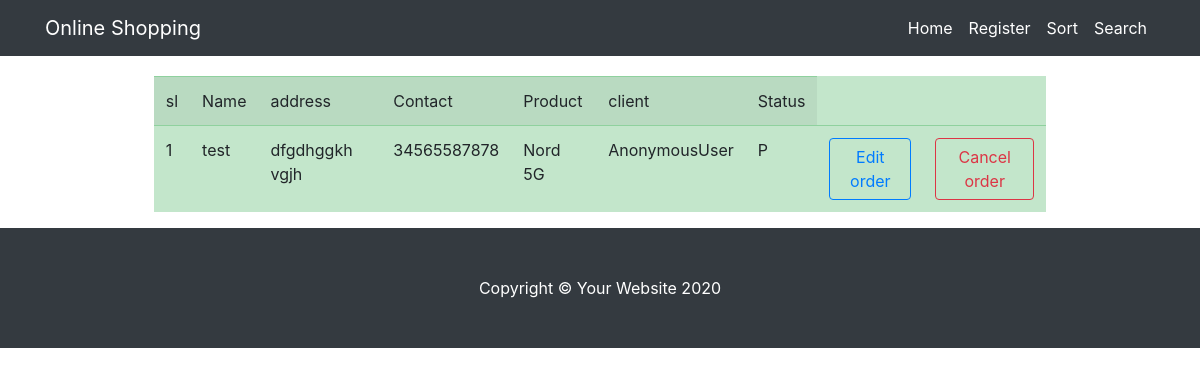
/mobileapp/vieworder, run on the app's committed database.
### mobileapp/models.py (models this page shows, shortened)
class Buyer(models.Model):
    STATUS = (
        ('NO', 'NewOrder'),
        ('P', 'Packing'),
        ('D', 'Dispatch'),
        ('CD', 'Complete Deleivery'),
)
    buyer_name = models.CharField(max_length=100)
    buyer_address = models.TextField(max_length=300)
    buyer_mobile = models.CharField(max_length=100)
    product = models.CharField(max_length=120, null=True)
    user = models.CharField(max_length=100, null=True)
    status = models.CharField(max_length=2, null=True,choices=STATUS)

### mobileapp/views.py (the view)
# urls.py: path("vieworder",viewOrder,name='vieworder'),
def viewOrder(request):
    if request.method == "GET":
        orders = Buyer.objects.all()
        if Buyer.objects.last().status == None:
            obj1 = Buyer.objects.last()
            obj1.status = "NO"
            obj1.save()
        context = {}
        context['orders'] = orders
        return render(request, 'mobileapp/vieworder.html', context)

### mobileapp/templates/mobileapp/vieworder.html (shortened to what this page needs)
<!DOCTYPE html>
{%extends 'mobileapp/base.html'%}
{%block body_block%}
<div class="row">
    <div class="col"></div>
    <div class="col-lg-9">
    <form method="post">
    <table class="table table-success table-striped" style="margin-top:20px;">
        <tr>
            <td>sl</td>
            <td>Name</td>
            <td>address</td>
            <td>Contact</td>
            <td>Product</td>
            <td>client</td>
            <td>Status</td>
        </tr>
        {%for order in orders%}
        <tr>
            <td>{{order.id}}</td>
            <td>{{order.buyer_name}}</td>
            <td>{{order.buyer_address}}</td>
            <td>{{order.buyer_mobile}}</td>
            <td>{{order.product}}</td>
            <td>{{order.user}}</td>
            <td>{{order.status}}</td>
            <td><a href="{%url 'editorder' order.id%}" class="btn btn-md btn-outline-primary">Edit order</a></td>
            <td><a href="{%url 'cancelorder' order.id%}" class="btn btn-md btn-outline-danger">Cancel order</a></td>
        </tr>
        {%endfor%}
    </table>
    </form>
    </div>
    <div class="col"></div>
</div>
{% endblock %}

### mobileapp/static/css/shop-homepage.css (style rules this page uses)
body { padding-top: 56px; }

### data on the page
Buyer: id "1", buyer_name "test", buyer_address "dfgdhggkh vgjh", buyer_mobile "34565587878", product "Nord 5G", user "AnonymousUser", status "P"
